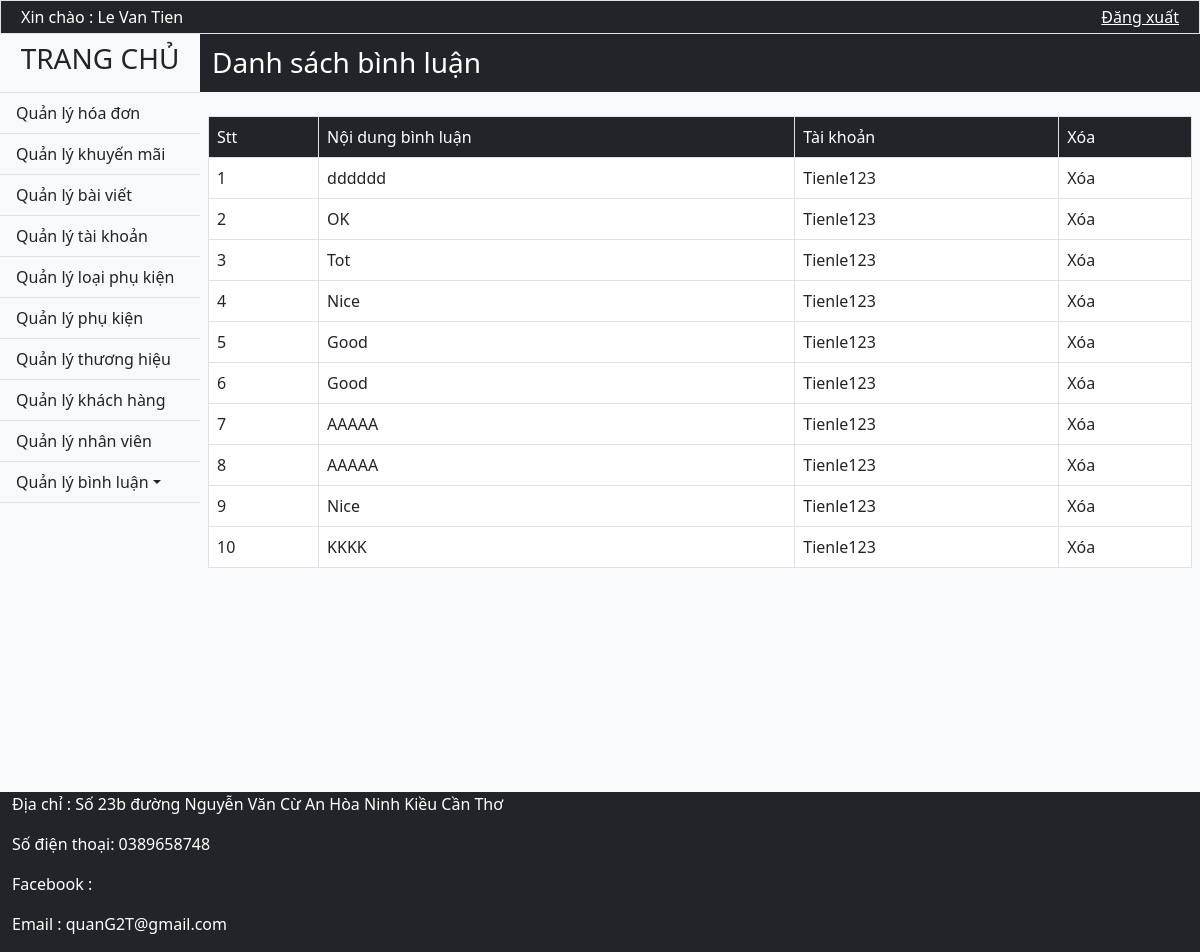
Screenshot of /Comment/ChiTiet_BL/55/binhluan.MaPK (signed in) with the database file from the repository.
### tables this page shows
CREATE TABLE `binhluan` (
  `MaBinhLuan` int(11) NOT NULL,
  `NoiDungBinhLuan` text NOT NULL,
  `MaTaiKhoan` int(11) NOT NULL,
  `MaPK` int(11) DEFAULT NULL,
  `MaTinTuc` int(11) DEFAULT NULL,
  `TrangThai` varchar(1) NOT NULL
);

CREATE TABLE `taikhoan` (
  `MaTaiKhoan` int(11) NOT NULL,
  `TaiKhoan` varchar(15) NOT NULL,
  `MatKhau` varchar(60) NOT NULL,
  `Quyen` char(15) NOT NULL,
  `Hoten` varchar(25) NOT NULL,
  `TrangThai` char(1) NOT NULL
);

### Mvc/Core/Controller.php (called while the page is built, shortened)
<?php
    class Controller{
        public function Model($model){
            return new $model;
        }
        public function View($view, $data=[]){
            require_once "./Mvc/Views/".$view.".php";
        }
}
?>

### Mvc/Controllers/Comment.php (called while the page is built, shortened)
<?php
	class Comment extends Controller
	{
		public function ChiTiet_BL($id,$cate){
			$cmt = $this->Model('Model_Cmt');
			$kq = $cmt->LayCT_BL($id,$cate);
			$this->View('Admin',["Page"=>"View_Detail_Comment",'title'=>'Danh sách bình luận','ds_cmt'=>$kq]);
		}
	}
?>

### Mvc/Core/App.php (called while the page is built, shortened)
<?php
	class App{
		protected $controller = "Home";
		protected $action = "Show";
		function  __construct(){
			$arr = $this->UrlProcess();
			if(file_exists("./Mvc/Controllers/".$arr[0].".php")){
				$this->controller = $arr[0];
				unset($arr[0]);
			}
			if(isset($arr[1])){
				if(method_exists($this->controller, $arr[1])){
					$this->action = $arr[1];
				}
				unset($arr[1]);
			}
			$this->params = $arr?array_values($arr):[];
			call_user_func_array([new $this->controller, $this->action], $this->params);
		}
		function UrlProcess(){
			if(isset($_GET['url'])){
				return explode("/", filter_var(trim($_GET['url'], "/")));
			}
		}
	}
?>

### index.php (called while the page is built, shortened)
<?php
	$App = new App();
?>

### Mvc/Core/Database.php (called while the page is built, shortened)
<?php
    class Database{
        protected $server = "localhost";
        protected $user = "root";
        protected $pass = "";
        function __construct(){
            $this->con = mysqli_connect($this->server, $this->user, $this->pass);
        }
    }
?>

### Mvc/Models/Model_Cmt.php (called while the page is built, shortened)
<?php
	class Model_Cmt extends Database{
		function LayCT_BL($id,$cate){
			$sql = "SELECT binhluan.MaBinhLuan, binhluan.NoiDungBinhLuan, taikhoan.TaiKhoan
					FROM binhluan, taikhoan
					WHERE $cate = '$id' AND binhluan.MaTaiKhoan = taikhoan.MaTaiKhoan AND binhluan.TrangThai = 'A'";
			return mysqli_query($this->con, $sql);
		}
	}
?>

### Mvc/Views/Pages/View_Detail_Comment.php (the view)
<div class="p-1 bg-dark d-flex ">
	<h3 class="text-white pt-2 mx-2"><?php echo $data['title']; ?></h3>
</div>
<div class="content p-2 bg-light">
    <table class="table table-hover table-bordered mt-3 bg-white ">
    	<thead>
    	<tr class="bg-dark text-white">
    		<td>Stt</td>
    		<td>Nội dung bình luận</td>
    		<td>Tài khoản</td>
    		<td>Xóa</td>
    	</tr>
    	</thead>
    	<tbody>
    	<?php
    		$i = 1;
	    	while ($row = mysqli_fetch_row($data["ds_cmt"])) {
	    ?>
    	<tr>
    		<td><?php echo $i; ?></td>
    		<td><?php echo $row[1] ?></td>
    		<td><?php echo $row[2] ?></td>
    		<td><a class="nav-link" href="http://localhost/TMDT/Comment/XoaBL/<?php echo $row[0] ?>">Xóa</a></td>
    	</tr>
    	<?php
    		$i++;
	    	}
	    ?>
	    </tbody>
    </table>
</div>

### Public/css/Admin.css (style rules this page uses)
* { margin: 0; padding: 0; box-sizing: border-box; }
body { background-size: cover; background-repeat: no-repeat; background-attachment: fixed; background-position: center; z-index: 0.5; }
.content { min-height: 700px; background-size: cover; background-repeat: no-repeat; background-attachment: fixed; background-position: center; }

### rows the page displays
binhluan: NoiDungBinhLuan "dddddd", MaTaiKhoan.TaiKhoan "Tienle123"
binhluan: NoiDungBinhLuan "OK", MaTaiKhoan.TaiKhoan "Tienle123"
binhluan: NoiDungBinhLuan "Tot", MaTaiKhoan.TaiKhoan "Tienle123"
binhluan: NoiDungBinhLuan "Nice", MaTaiKhoan.TaiKhoan "Tienle123"
binhluan: NoiDungBinhLuan "Good", MaTaiKhoan.TaiKhoan "Tienle123"
binhluan: NoiDungBinhLuan "Good", MaTaiKhoan.TaiKhoan "Tienle123"
binhluan: NoiDungBinhLuan "AAAAA", MaTaiKhoan.TaiKhoan "Tienle123"
binhluan: NoiDungBinhLuan "AAAAA", MaTaiKhoan.TaiKhoan "Tienle123"
binhluan: NoiDungBinhLuan "Nice", MaTaiKhoan.TaiKhoan "Tienle123"
binhluan: NoiDungBinhLuan "KKKK", MaTaiKhoan.TaiKhoan "Tienle123"

### other values shown
$_SESSION['admin'][1] "Le Van Tien"
$data['title'] "Danh sách bình luận"
